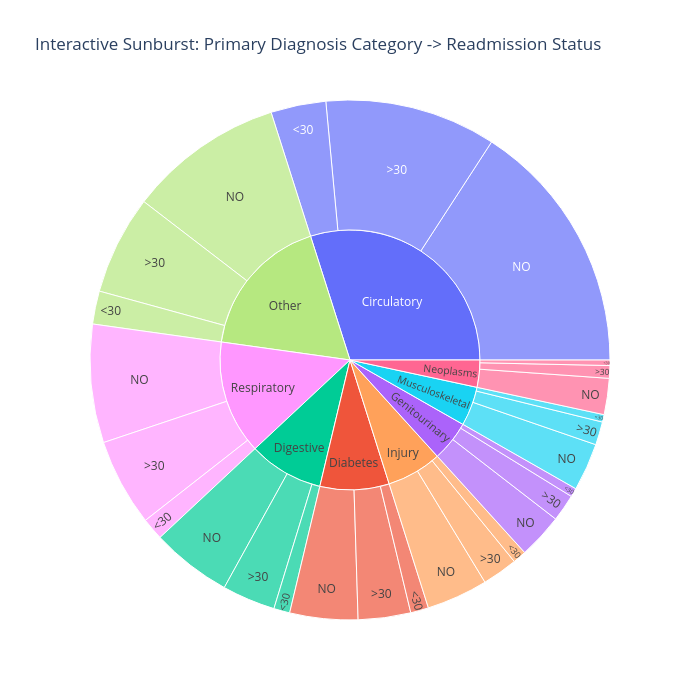

The code cell stored with this chart in its notebook:
### Markdown cell above
---
## 19. Advanced EDA — Interactive Visualisations with Plotly (Bonus B1)

Interactive charts allow drill-down exploration that static plots cannot provide. We use Plotly to create sunburst, parallel coordinates, and interactive box plots.

### Code cell
import plotly.express as px
import plotly.graph_objects as go
from plotly.subplots import make_subplots

# Create ICD-9 grouping for visualization
def map_diag(code):
    if pd.isna(code): return 'Other'
    code = str(code).strip()
    if code.startswith('V') or code.startswith('E'): return 'Other'
    try:
        n = float(code)
    except: return 'Other'
    if 250 <= n < 251: return 'Diabetes'
    if (390 <= n <= 459) or (785 <= n < 786): return 'Circulatory'
    if (460 <= n <= 519) or (786 <= n < 787): return 'Respiratory'
    if (520 <= n <= 579) or (787 <= n < 788): return 'Digestive'
    if (580 <= n <= 629) or (788 <= n < 789): return 'Genitourinary'
    if 800 <= n <= 999: return 'Injury'
    if 710 <= n <= 739: return 'Musculoskeletal'
    if 140 <= n <= 239: return 'Neoplasms'
    return 'Other'

df['diag_1_group'] = df['diag_1'].apply(map_diag)

# Sunburst: Diagnosis Category -> Readmission Status
sunburst_data = df.groupby(['diag_1_group', TARGET]).size().reset_index(name='count')
fig = px.sunburst(
    sunburst_data, path=['diag_1_group', TARGET], values='count',
    color='diag_1_group',
    title='Interactive Sunburst: Primary Diagnosis Category -> Readmission Status'
)
fig.update_layout(width=700, height=700)
fig.show()

### Figure 1 — Plotly figure (JSON) as saved in the notebook; plotly's stock layout.template omitted (floating-point values rounded to 4 significant figures)
{"data": [{"branchvalues": "total", "customdata": [["Circulatory"], ["Circulatory"], ["Circulatory"], ["Circulatory"], ["Diabetes"], ["Diabetes"], ["Diabetes"], ["Diabetes"], ["Digestive"], ["Digestive"], ["Digestive"], ["Digestive"], ["Genitourinary"], ["Genitourinary"], ["Genitourinary"], ["Genitourinary"], ["Injury"], ["Injury"], ["Injury"], ["Injury"], ["Musculoskeletal"], ["Musculoskeletal"], ["Musculoskeletal"], ["Musculoskeletal"], ["Neoplasms"], ["Neoplasms"], ["Neoplasms"], ["Neoplasms"], ["Other"], ["Other"], ["Other"], ["Other"], ["Respiratory"], ["Respiratory"], ["Respiratory"], ["Respiratory"]], "domain": {"x": [0, 1], "y": [0, 1]}, "hovertemplate": "labels=%{label}<br>count=%{value}<br>parent=%{parent}<br>id=%{id}<br>diag_1_group=%{customdata[0]}<extra></extra>", "ids": ["Circulatory/<30", "Circulatory/NO", "Circulatory", "Circulatory/>30", "Diabetes/<30", "Diabetes/>30", "Diabetes/NO", "Diabetes", "Digestive/<30", "Digestive/>30", "Digestive/NO", "Digestive", "Genitourinary", "Genitourinary/NO", "Genitourinary/<30", "Genitourinary/>30", "Injury/NO", "Injury", "Injury/<30", "Injury/>30", "Musculoskeletal", "Musculoskeletal/NO", "Musculoskeletal/>30", "Musculoskeletal/<30", "Neoplasms/NO", "Neoplasms/>30", "Neoplasms/<30", "Neoplasms", "Other/>30", "Other/NO", "Other", "Other/<30", "Respiratory/<30", "Respiratory/>30", "Respiratory/NO", "Respiratory"], "labels": ["<30", "NO", "Circulatory", ">30", "<30", ">30", "NO", "Diabetes", "<30", ">30", "NO", "Digestive", "Genitourinary", "NO", "<30", ">30", "NO", "Injury", "<30", ">30", "Musculoskeletal", "NO", ">30", "<30", "NO", ">30", "<30", "Neoplasms", ">30", "NO", "Other", "<30", "<30", ">30", "NO", "Respiratory"], "marker": {"colors": ["#636efa", "#636efa", "#636efa", "#636efa", "#EF553B", "#EF553B", "#EF553B", "#EF553B", "#00cc96", "#00cc96", "#00cc96", "#00cc96", "#ab63fa", "#ab63fa", "#ab63fa", "#ab63fa", "#FFA15A", "#FFA15A", "#FFA15A", "#FFA15A", "#19d3f3", "#19d3f3", "#19d3f3", "#19d3f3", "#FF6692", "#FF6692", "#FF6692", "#FF6692", "#B6E880", "#B6E880", "#B6E880", "#B6E880", "#FF97FF", "#FF97FF", "#FF97FF", "#FF97FF"]}, "name": "", "parents": ["Circulatory", "Circulatory", "", "Circulatory", "Diabetes", "Diabetes", "Diabetes", "", "Digestive", "Digestive", "Digestive", "", "", "Genitourinary", "Genitourinary", "Genitourinary", "Injury", "", "Injury", "Injury", "", "Musculoskeletal", "Musculoskeletal", "Musculoskeletal", "Neoplasms", "Neoplasms", "Neoplasms", "", "Other", "Other", "", "Other", "Respiratory", "Respiratory", "Respiratory", ""], "type": "sunburst", "values": [3485.0, 16110.0, 30440.0, 10840.0, 1137.0, 3318.0, 4302.0, 8757.0, 1015.0, 3364.0, 5096.0, 9475.0, 5117.0, 2846.0, 555.0, 1716.0, 3883.0, 6974.0, 854.0, 2237.0, 4957.0, 3015.0, 1471.0, 471.0, 2287.0, 800.0, 346.0, 3433.0, 6268.0, 9834.0, 18190.0, 2091.0, 1403.0, 5532.0, 7488.0, 14420.0]}], "layout": {"height": 700, "legend": {"tracegroupgap": 0}, "title": {"text": "Interactive Sunburst: Primary Diagnosis Category -> Readmission Status"}, "width": 700}}
